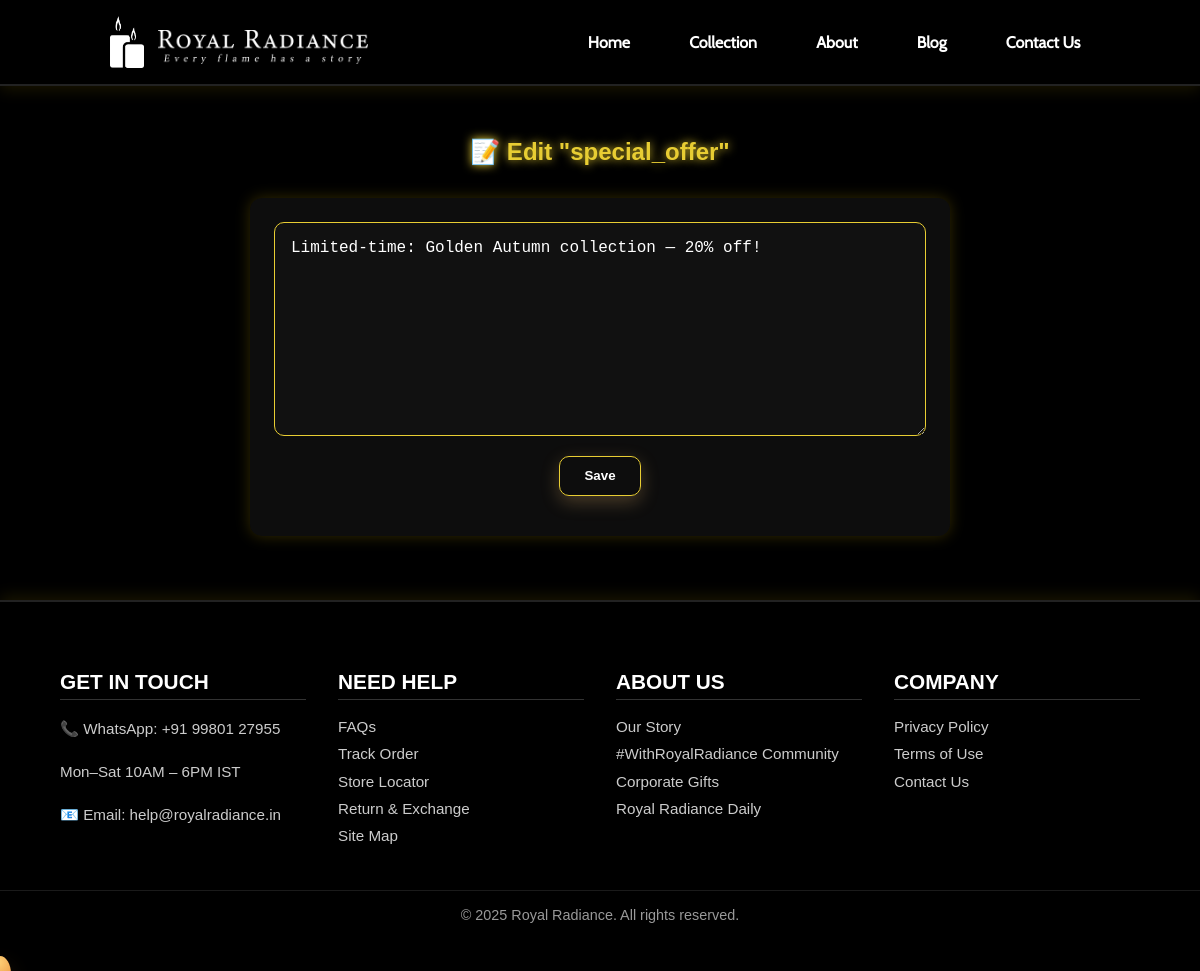
The page /admin/edit/special_offer (signed in) on the database as committed earlier.
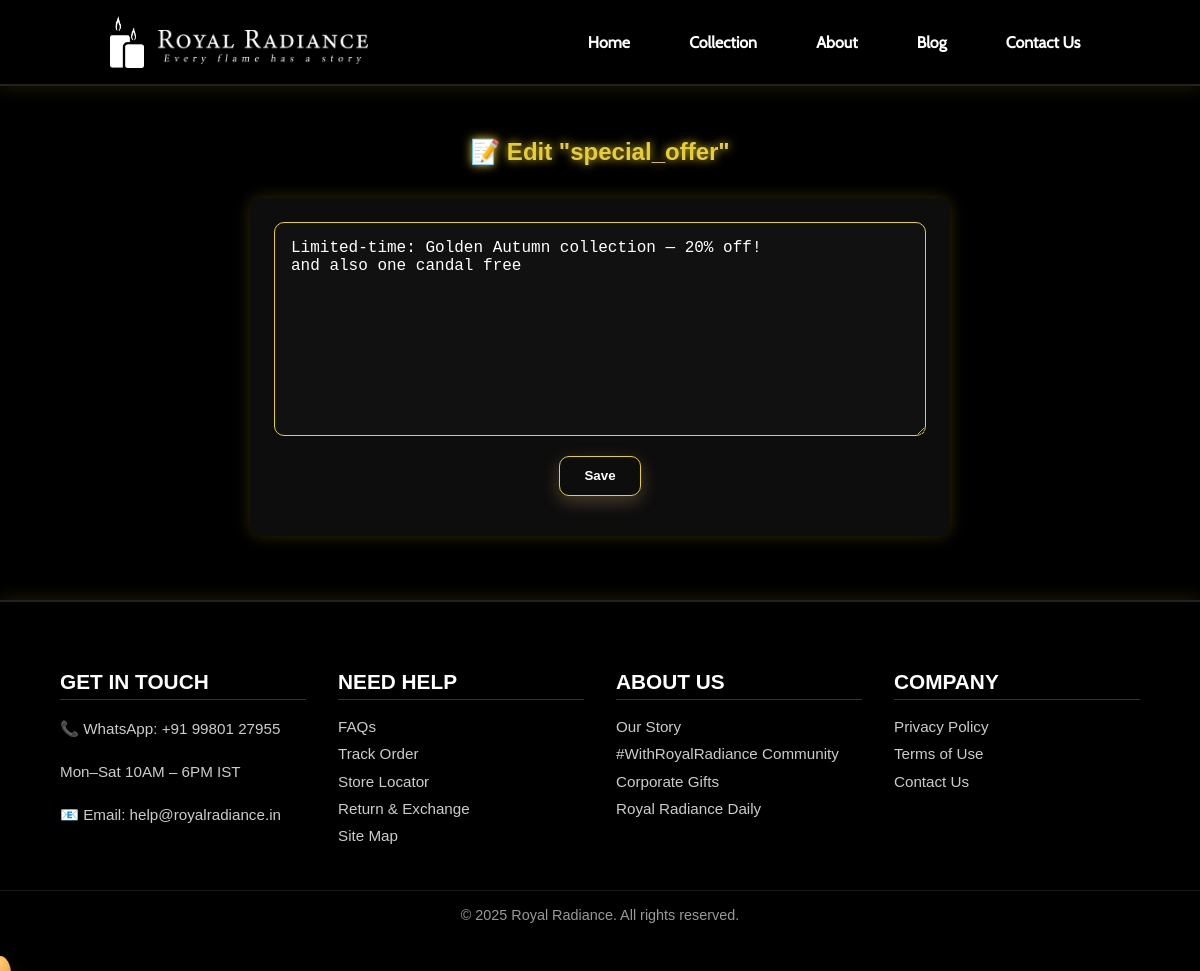
The same page on the database as committed later.
### models.py (models this page shows)
class SiteContent(db.Model):
    id = db.Column(db.Integer, primary_key=True)
    key = db.Column(db.String(80), unique=True, nullable=False)  # e.g. 'about', 'special_offer'
    value = db.Column(db.Text)

### app.py (the view)
    @app.route('/admin/edit/<key>', methods=['GET','POST'])
    @admin_required
    def admin_edit(key):
        item = SiteContent.query.filter_by(key=key).first_or_404()
        if request.method == 'POST':
            item.value = request.form.get('value')
            db.session.commit()
            flash('Saved', 'success')
            return redirect(url_for('admin_dashboard'))
        return render_template('admin_edit.html', item=item)

### templates/admin_edit.html (shortened to what this page needs)
{% extends "base.html" %}
{% block content %}
<section class="wrap admin-edit">
  <h2>📝 Edit "{{ item.key }}"</h2>
  <form method="post" class="edit-form">
    <textarea name="value" rows="10">{{ item.value }}</textarea>
    <div><button class="btn glow" type="submit">Save</button></div>
  </form>
</section>
{% endblock %}

Rows that differ between the two databases and show on the page:
changed SiteContent "special_offer": value "Limited-time: Golden Autumn collection — 20% off!" → "Limited-time: Golden Autumn collection — 20% off! and also one candal free"
